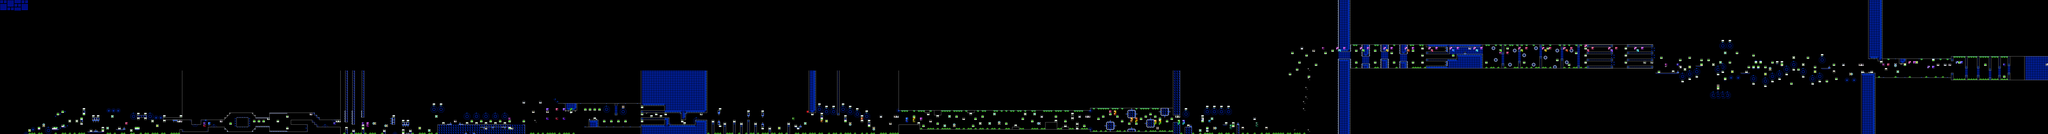

This is a level from a 2D game, rendered from its Tiled map with the project's own tilesets. A one-line summary and the map file follow, with tile-layer data summarised:
An orthogonal 866x57 tile map with 16x16 px tiles, 2 tile layers (SP, ...), 2 tilesets, 2 image layers.

<map version="1.10" tiledversion="1.11.2" orientation="orthogonal" renderorder="right-down" width="866" height="57" tilewidth="16" tileheight="16" infinite="0" nextlayerid="5" nextobjectid="1">
 <editorsettings>
  <chunksize width="16" height="27" />
  <export target="theoryofeverything.csv" format="csv" />
 </editorsettings>
 <tileset firstgid="1" name="famidash" tilewidth="16" tileheight="16" tilecount="256" columns="16">
  <image source="../../../GRAPHICS/famidash.bmp" width="256" height="256" />
 </tileset>
 <tileset firstgid="257" name="sprites" tilewidth="16" tileheight="16" tilecount="256" columns="16">
  <image source="../../../GRAPHICS/sprites.png" width="256" height="256" />
 </tileset>
 <imagelayer id="3" name="Image Layer 1" parallaxx="0.9" parallaxy="0.9" repeatx="1" repeaty="1"><image source="../../../GRAPHICS/Old/parallax Blue.bmp" width="192" height="72" /></imagelayer><imagelayer id="4" name="Image Layer 2" offsetx="0" offsety="912" repeatx="1"><image source="../../../GRAPHICS/ground.bmp" width="80" height="32" /></imagelayer><layer id="1" width="866" height="57">
  <data>[49362 cells, 49362 non-empty, 120 distinct tile ids]</data>
 </layer>
 <layer id="2" name="SP" width="866" height="57">
  <data>[49362 cells, 456 non-empty, 77 distinct tile ids]</data>
 </layer>
</map>
